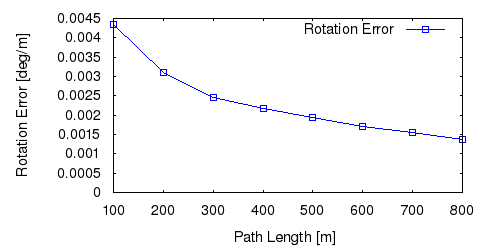

gnuplot code for this plot:
set term postscript eps enhanced color
set output "13_rl.eps"
set size ratio 0.5
set yrange [0:*]
set xlabel "Path Length [m]"
set ylabel "Rotation Error [deg/m]"
plot "13_rl.txt" using 1:($2*57.3) title 'Rotation Error' lc rgb "#0000FF" pt 4 w linespoints
